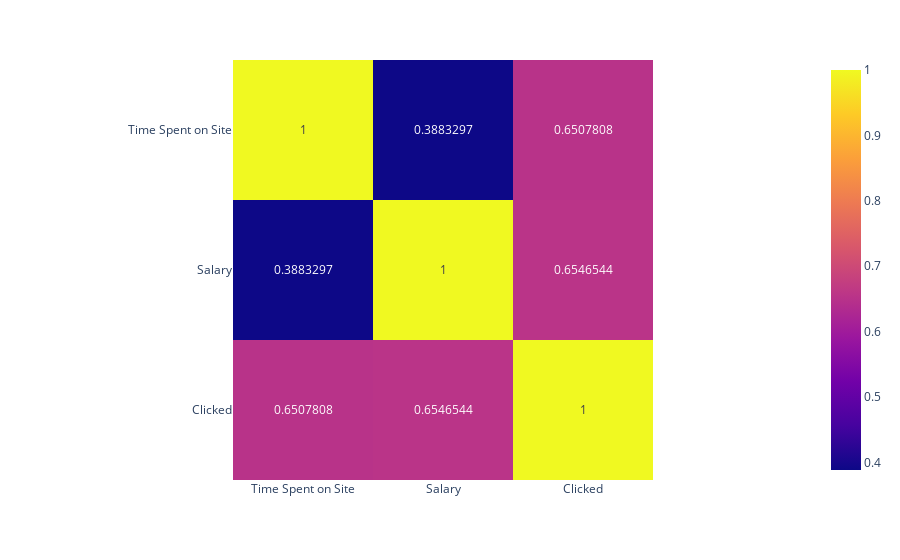

Here is the notebook cell this chart was saved with:
### Code cell
px.imshow(df.corr(), text_auto=True)

### Figure 1 — Plotly figure (JSON) as saved in the notebook; plotly's stock layout.template omitted (floating-point values rounded to 4 significant figures)
{"data": [{"coloraxis": "coloraxis", "hovertemplate": "x: %{x}<br>y: %{y}<br>color: %{z}<extra></extra>", "name": "0", "texttemplate": "%{z}", "type": "heatmap", "x": ["Time Spent on Site", "Salary", "Clicked"], "xaxis": "x", "y": ["Time Spent on Site", "Salary", "Clicked"], "yaxis": "y", "z": [[1, 0.3883, 0.6508], [0.3883, 1, 0.6547], [0.6508, 0.6547, 1]]}], "layout": {"coloraxis": {"colorscale": [[0, "#0d0887"], [0.1111, "#46039f"], [0.2222, "#7201a8"], [0.3333, "#9c179e"], [0.4444, "#bd3786"], [0.5556, "#d8576b"], [0.6667, "#ed7953"], [0.7778, "#fb9f3a"], [0.8889, "#fdca26"], [1, "#f0f921"]]}, "margin": {"t": 60}, "xaxis": {"anchor": "y", "constrain": "domain", "domain": [0, 1], "scaleanchor": "y"}, "yaxis": {"anchor": "x", "autorange": "reversed", "constrain": "domain", "domain": [0, 1]}}}
